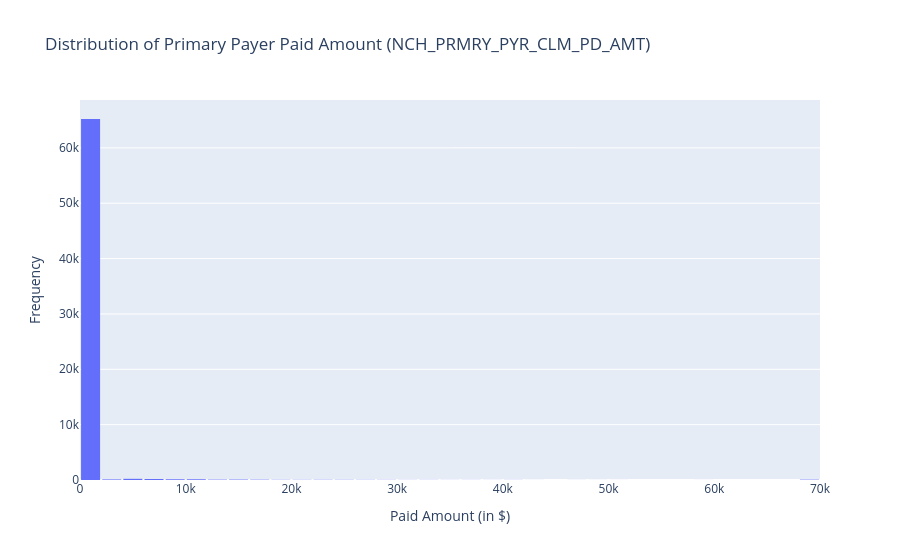
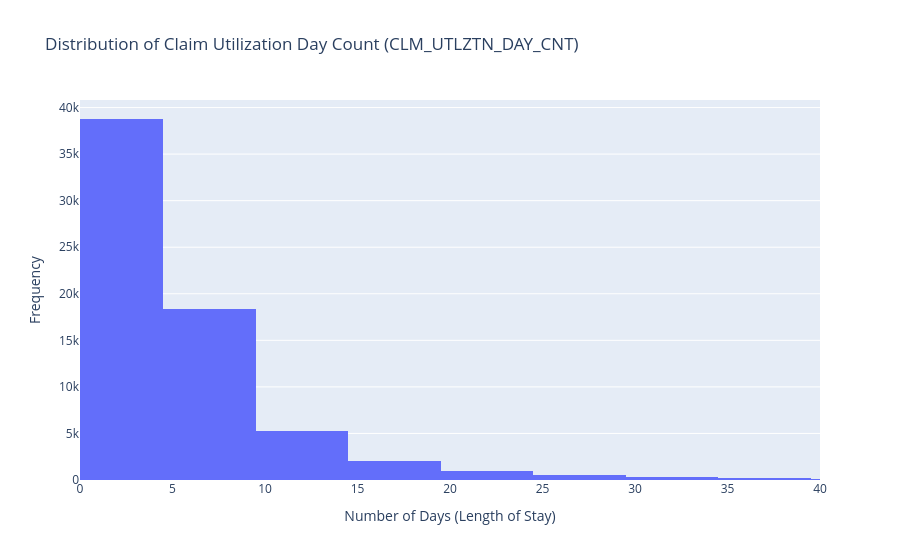
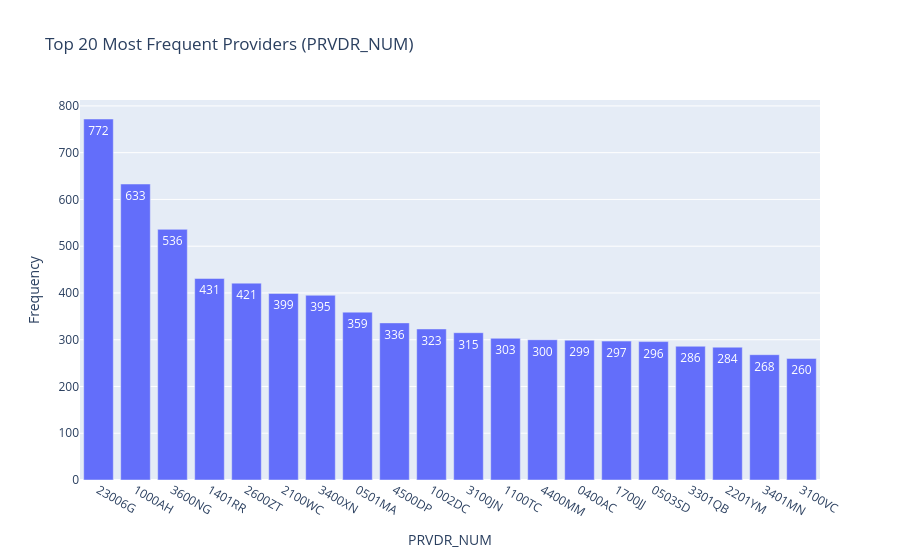
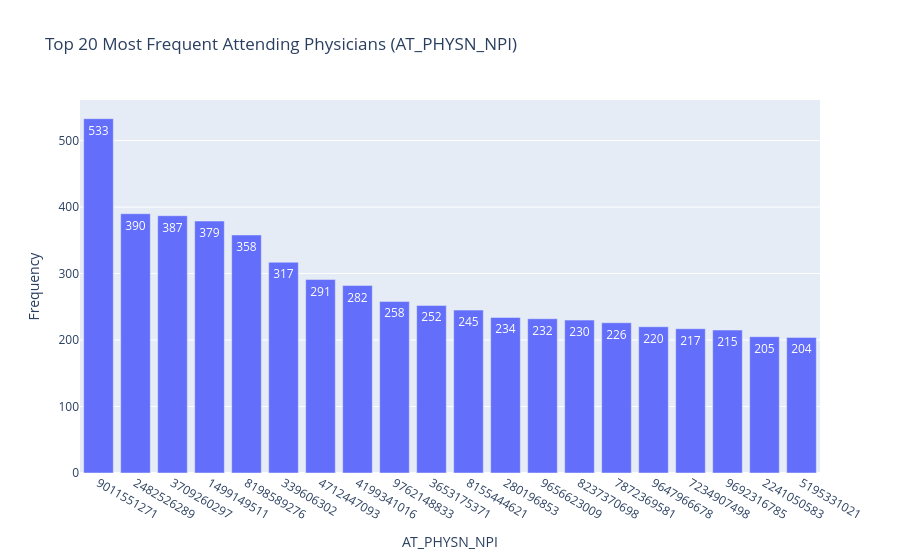

The cell these charts' notebook holds for them, in order:
### Markdown cell above
2.2 Exploratory Data Analysis (EDA)

### Code cell
# --- 1. Distribution of Key Numerical Features ---
print("--- Analyzing Numerical Feature Distributions ---")

# Plotting with Plotly for interactive and clean visuals
fig_pmt = go.Figure(data=[go.Histogram(x=df_cleaned['NCH_PRMRY_PYR_CLM_PD_AMT'], nbinsx=50)])
fig_pmt.update_layout(
    title_text='Distribution of Primary Payer Paid Amount (NCH_PRMRY_PYR_CLM_PD_AMT)',
    xaxis_title_text='Paid Amount (in $)',
    yaxis_title_text='Frequency',
    bargap=0.1
)
fig_pmt.show()

fig_days = go.Figure(data=[go.Histogram(x=df_cleaned['CLM_UTLZTN_DAY_CNT'], nbinsx=50)])
fig_days.update_layout(
    title_text='Distribution of Claim Utilization Day Count (CLM_UTLZTN_DAY_CNT)',
    xaxis_title_text='Number of Days (Length of Stay)',
    yaxis_title_text='Frequency'
)
# The distribution has a long tail, so we can zoom in on the lower range where most data lies.
fig_days.update_xaxes(range=[0, 40])
fig_days.show()


# --- 2. Frequency of Key Categorical Features ---
print("\n--- Analyzing Categorical Feature Frequencies ---")

def plot_top_n(df, column, n=20, title=""):
    """Helper function to create an interactive bar plot of the top N most frequent items in a column."""
    # Calculate top N most frequent items
    top_n = df[column].value_counts().nlargest(n)
    
    fig = go.Figure(data=[go.Bar(x=top_n.index.astype(str), y=top_n.values, text=top_n.values, textposition='auto')])
    fig.update_layout(
        title_text=title,
        xaxis_title_text=column,
        yaxis_title_text='Frequency',
        xaxis={'categoryorder':'total descending'} # Order bars by frequency
    )
    fig.show()

# Plot top providers
plot_top_n(df_cleaned, 'PRVDR_NUM', n=20, title='Top 20 Most Frequent Providers (PRVDR_NUM)')

# Plot top attending physicians (excluding our 'missing' placeholder)
df_att_physician = df_cleaned[df_cleaned['AT_PHYSN_NPI'] != 'missing']
plot_top_n(df_att_physician, 'AT_PHYSN_NPI', n=20, title='Top 20 Most Frequent Attending Physicians (AT_PHYSN_NPI)')

# Plot top admitting diagnoses
plot_top_n(df_cleaned, 'ADMTNG_ICD9_DGNS_CD', n=20, title='Top 20 Most Frequent Admitting Diagnoses')

### Figure 1 — Plotly figure (JSON) as saved in the notebook; plotly's stock layout.template omitted (floating-point values rounded to 4 significant figures; data arrays with more than 128 entries replaced by an {"elided": "..."} marker saying what was removed)
{"data": [{"nbinsx": 50, "type": "histogram", "x": {"elided": "66705 float values"}}], "layout": {"bargap": 0.1, "title": {"text": "Distribution of Primary Payer Paid Amount (NCH_PRMRY_PYR_CLM_PD_AMT)"}, "xaxis": {"title": {"text": "Paid Amount (in $)"}}, "yaxis": {"title": {"text": "Frequency"}}}}

### Figure 2 — Plotly figure (JSON) as saved in the notebook; plotly's stock layout.template omitted (floating-point values rounded to 4 significant figures; data arrays with more than 128 entries replaced by an {"elided": "..."} marker saying what was removed)
{"data": [{"nbinsx": 50, "type": "histogram", "x": {"elided": "66705 float values"}}], "layout": {"title": {"text": "Distribution of Claim Utilization Day Count (CLM_UTLZTN_DAY_CNT)"}, "xaxis": {"range": [0, 40], "title": {"text": "Number of Days (Length of Stay)"}}, "yaxis": {"title": {"text": "Frequency"}}}}

### Figure 3 — Plotly figure (JSON) as saved in the notebook; plotly's stock layout.template omitted (floating-point values rounded to 4 significant figures)
{"data": [{"text": [772.0, 633.0, 536.0, 431.0, 421.0, 399.0, 395.0, 359.0, 336.0, 323.0, 315.0, 303.0, 300.0, 299.0, 297.0, 296.0, 286.0, 284.0, 268.0, 260.0], "textposition": "auto", "type": "bar", "x": ["23006G", "1000AH", "3600NG", "1401RR", "2600ZT", "2100WC", "3400XN", "0501MA", "4500DP", "1002DC", "3100JN", "1100TC", "4400MM", "0400AC", "1700JJ", "0503SD", "3301QB", "2201YM", "3401MN", "3100VC"], "y": [772, 633, 536, 431, 421, 399, 395, 359, 336, 323, 315, 303, 300, 299, 297, 296, 286, 284, 268, 260]}], "layout": {"title": {"text": "Top 20 Most Frequent Providers (PRVDR_NUM)"}, "xaxis": {"categoryorder": "total descending", "title": {"text": "PRVDR_NUM"}}, "yaxis": {"title": {"text": "Frequency"}}}}

### Figure 4 — Plotly figure (JSON) as saved in the notebook; plotly's stock layout.template omitted (floating-point values rounded to 4 significant figures)
{"data": [{"text": [533.0, 390.0, 387.0, 379.0, 358.0, 317.0, 291.0, 282.0, 258.0, 252.0, 245.0, 234.0, 232.0, 230.0, 226.0, 220.0, 217.0, 215.0, 205.0, 204.0], "textposition": "auto", "type": "bar", "x": ["9011551271", "2482526289", "3709260297", "1499149511", "8198589276", "339606302", "4712447093", "4199341016", "9762148833", "3653175371", "8155444621", "280196853", "9656623009", "8237370698", "7872369581", "9647966678", "7234907498", "9692316785", "2241050583", "5195331021"], "y": [533, 390, 387, 379, 358, 317, 291, 282, 258, 252, 245, 234, 232, 230, 226, 220, 217, 215, 205, 204]}], "layout": {"title": {"text": "Top 20 Most Frequent Attending Physicians (AT_PHYSN_NPI)"}, "xaxis": {"categoryorder": "total descending", "title": {"text": "AT_PHYSN_NPI"}}, "yaxis": {"title": {"text": "Frequency"}}}}
